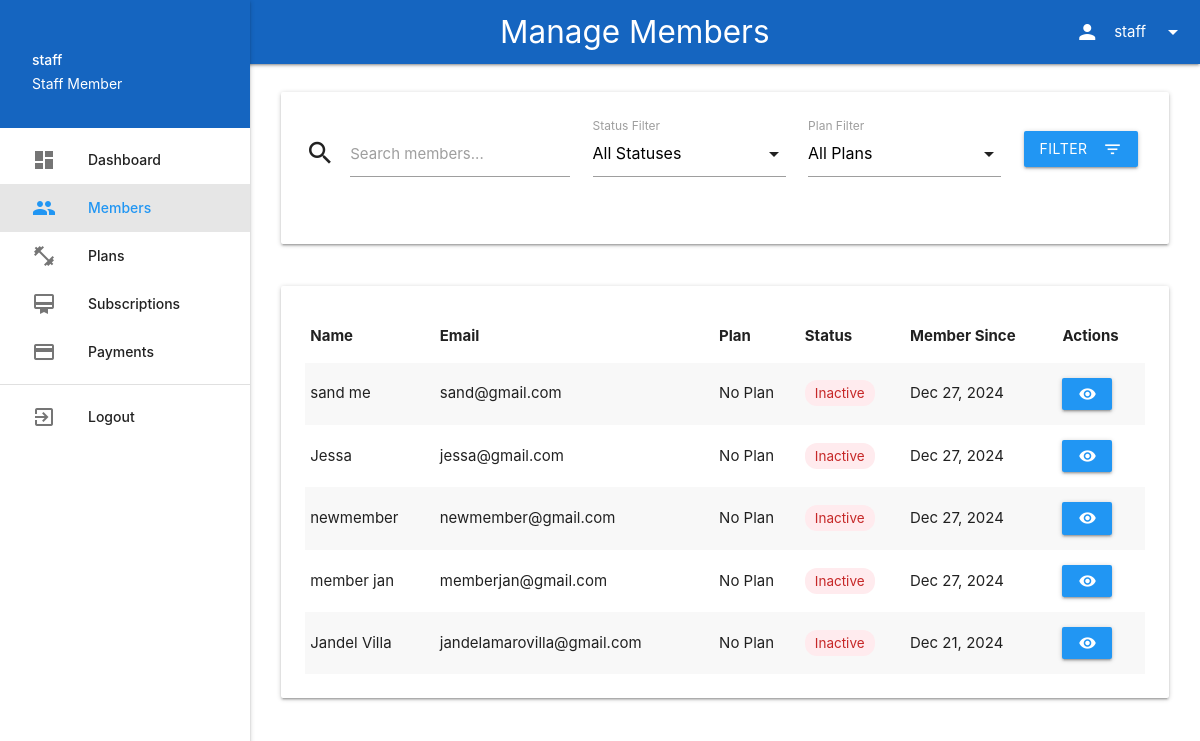
The page /staff/members.php (signed in) on the database its author committed.
### tables this page shows
CREATE TABLE `users` (
  `id` int(11) NOT NULL,
  `username` varchar(50) NOT NULL,
  `password` varchar(255) NOT NULL,
  `email` varchar(100) NOT NULL,
  `full_name` varchar(100) NOT NULL,
  `contact_number` varchar(20) NOT NULL,
  `address` text NOT NULL,
  `role` enum('admin','staff','member') NOT NULL,
  `status` enum('active','inactive') DEFAULT 'active',
  `verified` tinyint(1) DEFAULT 0,
  `verified_at` datetime DEFAULT NULL,
  `verified_by` int(11) DEFAULT NULL,
  `staff_notes` text DEFAULT NULL,
  `permanently_deleted` tinyint(1) DEFAULT 0,
  `deleted_at` datetime DEFAULT NULL,
  `created_at` timestamp NOT NULL DEFAULT current_timestamp(),
  `updated_at` timestamp NOT NULL DEFAULT current_timestamp() ON UPDATE current_timestamp()
);

### staff/members.php (the view, shortened to what this page needs)
<?php
require_once '../config/config.php';
$page = isset($_GET['page']) ? max(1, intval($_GET['page'])) : 1;
$limit = 10;
$offset = ($page - 1) * $limit;
$search = filter_input(INPUT_GET, 'search', FILTER_SANITIZE_STRING);
$where_conditions = ["u.role = 'member'", "u.permanently_deleted = 0"];
$params = [];
$types = "";
$base_query = "FROM users u
               LEFT JOIN (
                   SELECT * FROM subscriptions
                   WHERE (status = 'active' AND end_date >= CURDATE())
                   OR status = 'pending'
                   ORDER BY created_at DESC
                   LIMIT 1
               ) s ON u.id = s.user_id
               LEFT JOIN plans p ON s.plan_id = p.id
               LEFT JOIN payments py ON s.id = py.subscription_id
               WHERE " . implode(" AND ", $where_conditions);
$count_query = "SELECT COUNT(DISTINCT u.id) as total " . $base_query;
$stmt = $conn->prepare($count_query);
$stmt->execute();
$total_records = $stmt->get_result()->fetch_assoc()['total'];
$query = "SELECT DISTINCT u.*,
          CASE
            WHEN s.status = 'active' AND s.start_date <= CURDATE() AND s.end_date >= CURDATE() THEN 'Active'
            WHEN s.status = 'pending' THEN 'Pending'
            WHEN s.status = 'active' AND s.end_date < CURDATE() THEN 'Expired'
            ELSE 'Inactive'
          END as subscription_status,
          p.name as plan_name,
          p.duration_months,
          s.start_date as subscription_start,
          s.end_date as subscription_end,
          s.id as subscription_id,
          COALESCE(py.status, 'pending') as payment_status,
          py.amount as payment_amount,
          py.payment_date,
          u.created_at as member_since,
          u.verified,
          u.verified_at,
          (SELECT COUNT(*) FROM subscriptions WHERE user_id = u.id) as total_subscriptions " .
          $base_query .
          " ORDER BY u.created_at DESC LIMIT ? OFFSET ?";
$params[] = $limit;
$params[] = $offset;
$types .= "ii";
$stmt = $conn->prepare($query);
if (!empty($params)) {
    $stmt->bind_param($types, ...$params);
}
$stmt->execute();
$members = $stmt->get_result();
?>
<!DOCTYPE html>
<html lang="en">
<head>
    <link rel="stylesheet" href="https://cdnjs.cloudflare.com/ajax/libs/materialize/1.0.0/css/materialize.min.css">
</head>
<body>
    <?php include '../includes/staff_nav.php'; ?>
    <main>
        <div class="row search-filters">
            <div class="col s12">
                <div class="card">
                    <div class="card-content">
                        <form method="GET" class="row">
                            <div class="input-field col s12 m4">
                                <i class="material-icons prefix">search</i>
                                <input type="text" id="search" name="search" value="<?php echo htmlspecialchars($search ?? ''); ?>">
                                <label for="search">Search members...</label>
                            </div>
                            <div class="input-field col s12 m3">
                                <label>Status Filter</label>
                            </div>
                            <div class="input-field col s12 m3">
                                <label>Plan Filter</label>
                            </div>
                            <div class="input-field col s12 m2">
                                <button type="submit" class="btn waves-effect waves-light blue">
                                    Filter
                                    <i class="material-icons right">filter_list</i>
                                </button>
                            </div>
                        </form>
                    </div>
                </div>
            </div>
        </div>
        <div class="row">
            <div class="col s12">
                <div class="card">
                    <div class="card-content">
                        <?php if ($total_records === 0): ?>
                            <p class="center-align">No members found matching your criteria.</p>
                        <?php else: ?>
                            <table class="striped responsive-table">
                                <thead>
                                    <tr>
                                        <th>Name</th>
                                        <th>Email</th>
                                        <th>Plan</th>
                                        <th>Status</th>
                                        <th>Member Since</th>
                                        <th>Actions</th>
                                    </tr>
                                </thead>
                                <tbody>
                                    <?php while($member = $members->fetch_assoc()): ?>
                                        <tr>
                                            <td><?php echo htmlspecialchars($member['full_name']); ?></td>
                                            <td><?php echo htmlspecialchars($member['email']); ?></td>
                                            <td><?php echo htmlspecialchars($member['plan_name'] ?? 'No Plan'); ?></td>
                                            <td>
                                                <span class="status-badge status-<?php echo strtolower($member['subscription_status']); ?>">
                                                    <?php echo $member['subscription_status']; ?>
                                                </span>
                                            </td>
                                            <td><?php echo date('M j, Y', strtotime($member['member_since'])); ?></td>
                                            <td>
                                                <a href="#!" class="btn-small waves-effect waves-light blue"
                                                   onclick="viewMemberDetails(<?php echo $member['id']; ?>)">
                                                    <i class="material-icons">visibility</i>
                                                </a>
                                            </td>
                                        </tr>
                                    <?php endwhile; ?>
                                </tbody>
                            </table>
                        <?php endif; ?>
                    </div>
                </div>
            </div>
        </div>
    </main>
</body>
</html>

### staff/members.php (style rules this page uses)
.search-filters { margin-bottom: 20px; }
.status-badge { padding: 5px 10px; border-radius: 12px; font-size: 0.9em; }
.status-inactive { background: #ffebee; color: #c62828; }

### includes/staff_nav.php (style rules this page uses)
main { padding: 20px; margin-left: 250px; }
main { margin-top: 64px; }

### rows shown on the page
users: full_name "sand me", email "sand@gmail.com", plan_name "No Plan", subscription_status "Inactive", created_at "Dec 27, 2024"
users: full_name "Jessa", email "jessa@gmail.com", plan_name "No Plan", subscription_status "Inactive", created_at "Dec 27, 2024"
users: full_name "newmember", email "newmember@gmail.com", plan_name "No Plan", subscription_status "Inactive", created_at "Dec 27, 2024"
users: full_name "member jan", email "memberjan@gmail.com", plan_name "No Plan", subscription_status "Inactive", created_at "Dec 27, 2024"
users: full_name "Jandel Villa", email "jandelamarovilla@gmail.com", plan_name "No Plan", subscription_status "Inactive", created_at "Dec 21, 2024"

### other values the page prints
$page_title "Manage Members"
$_SESSION['username'] "staff"
$_SESSION['full_name'] "staff"
